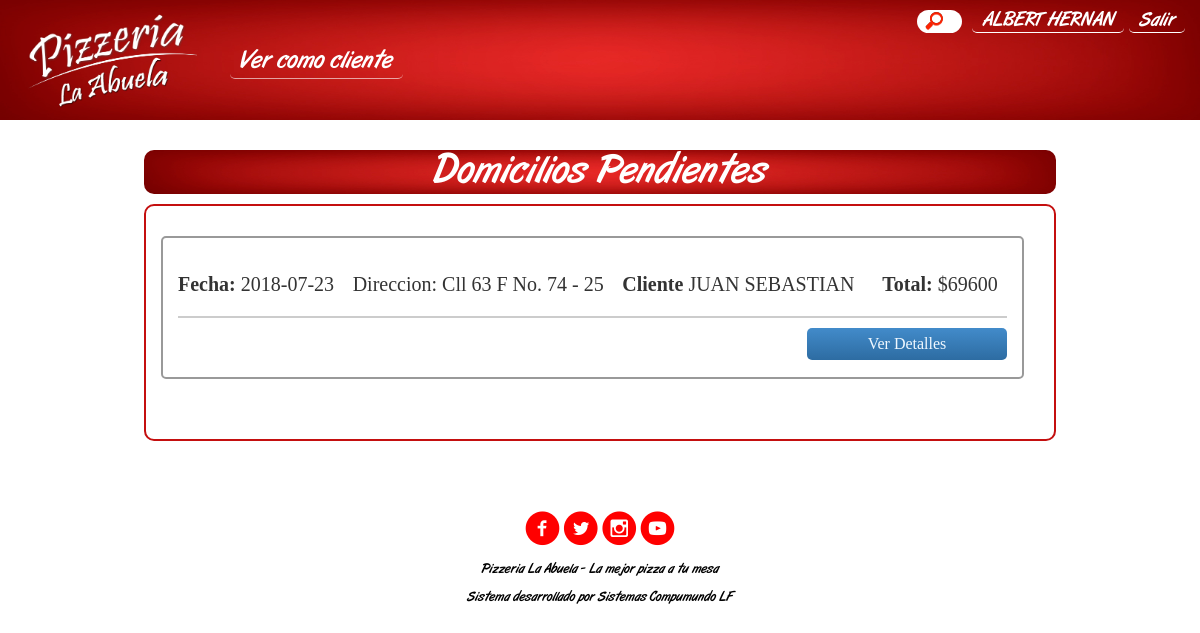
Screenshot of /Vista/empleado/empleado.php (signed in) with the database file from the repository.
### tables this page shows
CREATE TABLE `persona_has_domicilio` (
  `persona_Num_Documento_per` varchar(15) NOT NULL,
  `persona_tipo_doc` varchar(45) NOT NULL,
  `domicilio_Cod_dom` int(11) NOT NULL
);

CREATE TABLE `domicilio` (
  `Cod_dom` int(11) NOT NULL COMMENT 'Es el codigo por el cual de identifica el domicilio.',
  `Fecha` date DEFAULT NULL COMMENT 'Es la fecha en la que se realizo el domicilio.',
  `Direc_Dom` varchar(60) NOT NULL COMMENT 'es la direccion del destino del domicilio a entregar',
  `Valor_Total` decimal(10,0) DEFAULT NULL COMMENT 'Es la suma de los valores subtotales.',
  `Observacion_dom` varchar(123) DEFAULT NULL COMMENT 'Observaciones acerca del domicilio. ',
  `estado_domicilio_Estado_dom` varchar(50) NOT NULL,
  `pizzeria_Nit_Pizzeria` bigint(20) NOT NULL
);

CREATE TABLE `persona` (
  `Num_Documento_per` varchar(15) NOT NULL COMMENT 'es el numero de identificacion de la persona ',
  `Nombres` varchar(45) NOT NULL COMMENT 'es el nombre de la persona ',
  `Apellidos` varchar(45) NOT NULL COMMENT 'es el apellido de la persona ',
  `Pass_login` varchar(256) NOT NULL COMMENT 'es la contraseña con la que la persona ingresa al sistema ',
  `Tel_per` bigint(15) DEFAULT NULL COMMENT 'es el telefono en el que se pueda localizar a la persona ',
  `Cel_per` bigint(15) DEFAULT NULL COMMENT 'es el telefono celular en el que se puede localizar a la persona ',
  `Direc_per` varchar(60) NOT NULL COMMENT 'es la direccion de vivienda de la persona ',
  `Correo_per` varchar(45) DEFAULT NULL COMMENT 'es el correo electronico que utiliza la persona ',
  `tipo_doc` varchar(45) NOT NULL,
  `rol_Rol` varchar(45) NOT NULL,
  `estado_per` tinyint(1) NOT NULL
);

### Vista/empleado/empleado.php (the view, shortened to what this page needs)
<!DOCTYPE html>
<html>
<head>
    <link rel="stylesheet" href="../css/styles.css">
    <link rel="stylesheet" href="../css/icomoon/style.css">
</head>
<body>
    <?php
        include "header_empleado.php";
        $con = database::conectar();
    ?>
    <main>
        <div class="contenedor titulo">
            <p>Domicilios Pendientes</p>
        </div>
        <div class="contenedor blanco">
        <?php
        $domicilio = $con->query("select t1.*, t2.*, t3.* from DOMICILIO as t1 inner
                    join PERSONA_HAS_DOMICILIO
                    as t2 on t1.Cod_Dom = t2.domicilio_Cod_dom inner join PERSONA as t3
                    on t2.persona_Num_Documento_per = t3.Num_Documento_per
                    where t1.estado_domicilio_Estado_dom = 'EN ESPERA'");
        $detalle = 0;
        if($domicilio->rowCount() == 0){
            echo "No hay domicilios pendientes.";
            ?> <br><img src="../img/chech_green.png" style="width: 250px; height: 250px; margin: 30px 0px;"> <?php
        }else{
        foreach ($domicilio->fetchAll(PDO::FETCH_OBJ) as $x){  ?>
            <div class="misdomicilios">
               <div class="detalle__dom">
                 <div class="detalle_domi">
                  <p><b>Fecha:</b> <?php echo $x->Fecha; ?></p>
                  <p>Direccion: <?php echo $x->Direc_Dom; ?></p>
                  <p><b>Cliente</b> <?php echo $x->Nombres; ?></p>
                  <p><b>Total:</b> $<?php echo $x->Valor_Total; ?></p>
                 </div>
               </div>
               <label for="detalle <?php echo $detalle; ?>">Ver Detalles</label>
               <?php
               $codigo_dom2 = $x->Cod_dom;
               $domicilioss2 = $con->query("select t1.*, t2.* from DOMICILIO_HAS_PRODUCTO as t1 inner
                join PRODUCTO as t2 on t1.producto_Cod_producto = t2.Cod_producto where t1.domicilio_Cod_dom= $codigo_dom2");
               ?>
                   <?php while ($z = $domicilioss2->fetch(PDO::FETCH_OBJ)){  ?>
                   <div id="detalleprods">
                        <table>
                            <tr>
                                <td rowspan="5" style="padding-right: 5px;"><img src="../MEDIA/<?php echo $z->Foto_prod; ?>"></td>
                                <td><b><?php echo $z->Nom_prod; ?></b></td>
                            </tr>
                            <tr>
                                <td><?php echo $z->Desc_prod; ?></td>
                            </tr>
                            <tr>
                                <td>Tamaño: <?php echo $z->tamaño_tamaño; ?></td>
                            </tr>
                            <tr>
                                <td>Cantidad: <?php echo $z->Cantidad; ?></td>
                            </tr>
                            <tr>
                                <td>$ <?php echo $z->Valor_subtotal; ?></td>
                            </tr>
                        </table>
                        </div>
                      <?php } $detalle++ ?>
            </div>
      <?php } }?>
        </div>
    </main>
    <?php
        include "../footer.php";
     ?>
</body>
</html>

### Vista/css/styles.css (style rules this page uses)
* { box-sizing: border-box; }
body { margin: 0; background-image: url("../img/background.jpg"); background-size: 100vw; background-attachment: fixed; background-repeat: none; }
main { padding: 30px; color: rgba(0,0,0,0.8); }
.contenedor { margin: auto; margin-bottom: 30px; width: 80%; height: auto; border: 2px solid #C40F0F; border-radius: 10px; padding: 15px; box-sizing: border-box; background: rgba(252,233,131,0.5); transition: 0.6s; font-family: Ubuntu; }
.titulo { text-align: center; color: white; font-family: Artbrush; padding: 0; border: 0; margin-bottom: 10px; background-image: url("../img/fondo_header2.jpg"); background-repeat: no-repeat; background-size: 100% 100%; }
.titulo p { margin: 0; font-size: 40px; }
.blanco { background-color: rgba(255,255,255,0.8); padding: 30px 30px 30px 15px; text-align:center; }
.misdomicilios { width: 100%; margin-bottom: 30px; border: 2px solid rgba(0,0,0,0.4); border-radius: 5px; padding: 15px; box-sizing: border-box; transition: height 1s; overflow: hidden; }
.detalle__dom { border-bottom: 2px solid rgba(0,0,0,0.2); }
.detalle_domi { display: flex; flex-wrap: wrap; }
.detalle_domi p { flex: auto; flex-shrink: 2; font-size: 20px; text-align: left; }
.detalle_domi p:last-child { text-align: center; }
.misdomicilios label { width: 200px; padding: 7px; margin-top: 10px; border-radius: 5px; background-color: #428BCA; background-image: linear-gradient(to bottom, #428BCA, #2D6CA2); border-color: #2B669A #2B669A #2B669A; color: aliceblue; float: right; cursor: pointer; }
.finaliza_compra form input, label { display: block; margin: auto; }
.form-row-item input, label, select, textarea { width: 100%; }

### rows the page displays
persona_has_domicilio: domicilio_Cod_dom.Fecha "2018-07-23", domicilio_Cod_dom.Direc_Dom "Cll 63 F No. 74 - 25", persona.Nombres "JUAN SEBASTIAN", domicilio_Cod_dom.Valor_Total "69600"

### other values shown
$_SESSION['session']['Nombres'] "ALBERT HERNAN"
